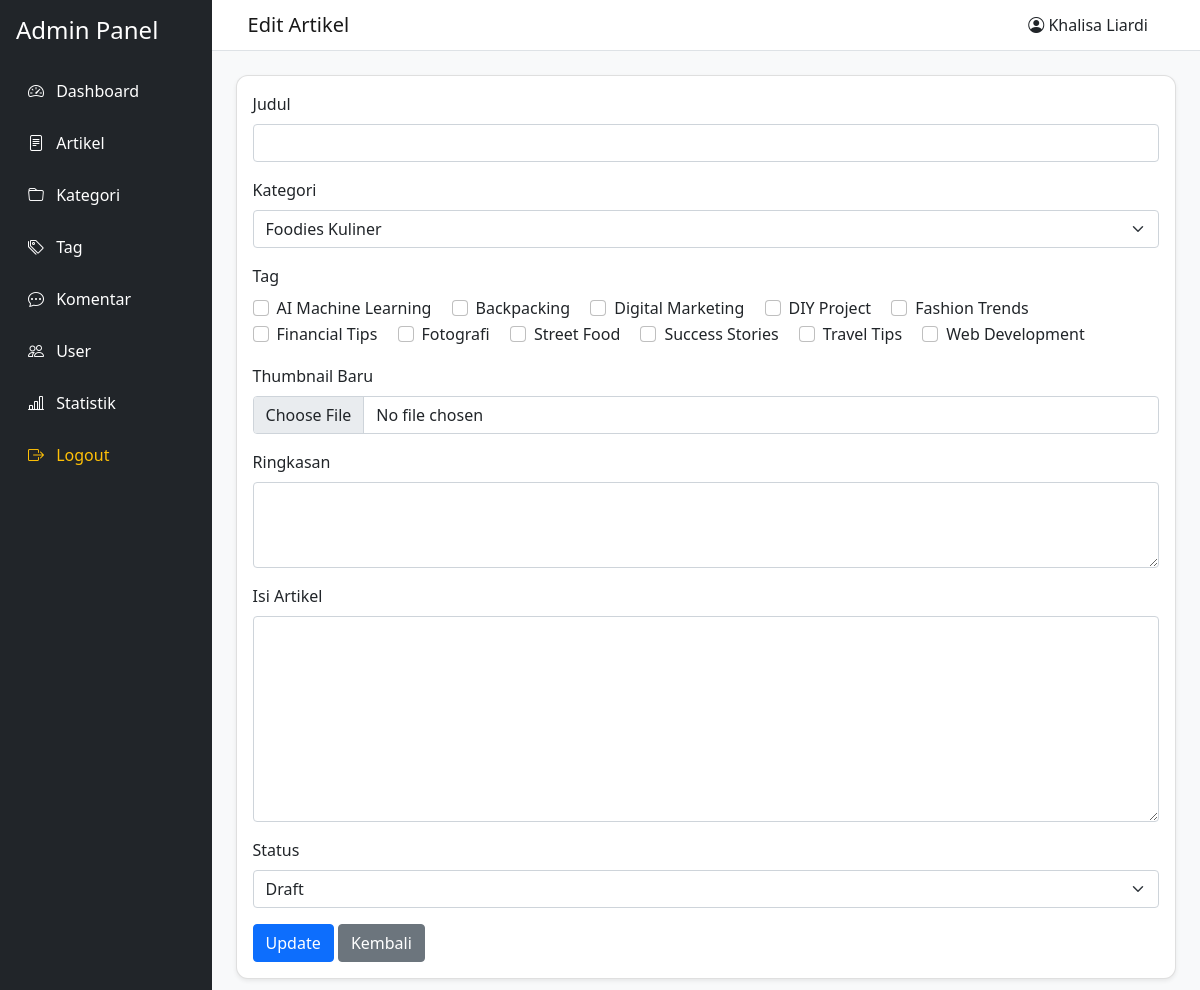
Screenshot of /admin/artikel/edit.php (signed in) with the database file from the repository.
### tables this page shows
CREATE TABLE `tags` (
  `id` int(11) NOT NULL,
  `nama_tag` varchar(100) DEFAULT NULL,
  `slug` varchar(150) DEFAULT NULL,
  `created_at` timestamp NOT NULL DEFAULT current_timestamp()
);

### admin/artikel/edit.php (the view, shortened to what this page needs)
<?php
include '../../config/koneksi.php';
$id = $_GET['id'];
$query = mysqli_query($conn, "SELECT * FROM articles WHERE id='$id'");
$data = mysqli_fetch_assoc($query);
$kategori = mysqli_query($conn, "SELECT * FROM categories ORDER BY nama_kategori ASC");
$tags = mysqli_query($conn, "SELECT * FROM tags ORDER BY nama_tag ASC");
$selected_tags = [];
include '../../templates/admin_header.php';
include '../../templates/admin_sidebar.php';
include '../../templates/admin_topbar.php';
?>
<div class="card shadow-sm">
    <div class="card-body">
        <form action="update.php" method="POST" enctype="multipart/form-data">
            <div class="mb-3">
                <label class="form-label">Judul</label>
                <input type="text" name="judul" class="form-control" value="<?= htmlspecialchars($data['judul']); ?>" required>
            </div>
            <div class="mb-3">
                <label class="form-label">Kategori</label>
                <select name="category_id" class="form-select" required>
                    <?php while($k = mysqli_fetch_assoc($kategori)) : ?>
                        <option value="<?= $k['id']; ?>" <?= ($k['id'] == $data['category_id']) ? 'selected' : ''; ?>>
                            <?= htmlspecialchars($k['nama_kategori']); ?>
                        </option>
                    <?php endwhile; ?>
                </select>
            </div>
            <div class="mb-3">
                <label class="form-label">Tag</label>
                <div>
                    <?php while($t = mysqli_fetch_assoc($tags)) : ?>
                        <div class="form-check form-check-inline">
                            <input class="form-check-input" type="checkbox" name="tags[]" value="<?= $t['id']; ?>"
                            <?= in_array($t['id'], $selected_tags) ? 'checked' : ''; ?>>
                            <label class="form-check-label"><?= htmlspecialchars($t['nama_tag']); ?></label>
                        </div>
                    <?php endwhile; ?>
                </div>
            </div>
            <div class="mb-3">
                <label class="form-label">Thumbnail Baru</label>
                <input type="file" name="thumbnail" class="form-control" accept=".jpg,.jpeg,.png">
            </div>
            <div class="mb-3">
                <label class="form-label">Ringkasan</label>
                <textarea name="ringkasan" class="form-control" rows="3"><?= htmlspecialchars($data['ringkasan']); ?></textarea>
            </div>
            <div class="mb-3">
                <label class="form-label">Isi Artikel</label>
                <textarea name="isi" id="editor" class="form-control" rows="8" required><?= htmlspecialchars($data['isi']); ?></textarea>
            </div>
            <div class="mb-3">
                <label class="form-label">Status</label>
                <select name="status" class="form-select" required>
                    <option value="draft" <?= ($data['status'] == 'draft') ? 'selected' : ''; ?>>Draft</option>
                </select>
            </div>
            <button type="submit" class="btn btn-primary">Update</button>
            <a href="index.php" class="btn btn-secondary">Kembali</a>
        </form>
    </div>
</div>
<?php include '../../templates/admin_footer.php'; ?>

### assets/css/style.css (style rules this page uses)
body { background-color: #f8f9fa; }
.card { border-radius: 12px; }

### rows the page displays
tags: nama_tag "AI Machine Learning"
tags: nama_tag "Backpacking"
tags: nama_tag "Digital Marketing"
tags: nama_tag "DIY Project"
tags: nama_tag "Fashion Trends"
tags: nama_tag "Financial Tips"
tags: nama_tag "Fotografi"
tags: nama_tag "Street Food"
tags: nama_tag "Success Stories"
tags: nama_tag "Travel Tips"
tags: nama_tag "Web Development"

### other values shown
$pageTitle "Edit Artikel"
$_SESSION['nama'] "Khalisa Liardi"
form field category_id "Foodies Kuliner"
